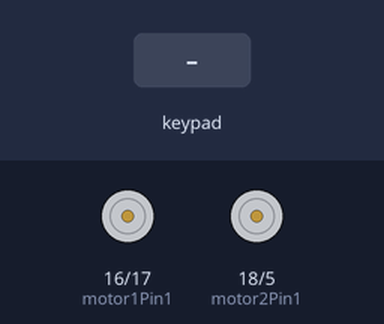
Recording of a sketch running on a simulated ESP32. On the bench: motor-driver pin pairs drawn as motors (green arrow = first pin HIGH = forward, orange = second pin HIGH = backward, longer = more drive, scaled by the enable pin). The inputs (shaded band) are chosen by the test bench. Nothing arrives over Bluetooth unless stated; what the sketch prints to the serial monitor is not drawn.

Above: at 1.2 s.
1.3 s: key 'U' pressed
At 1.53 s:
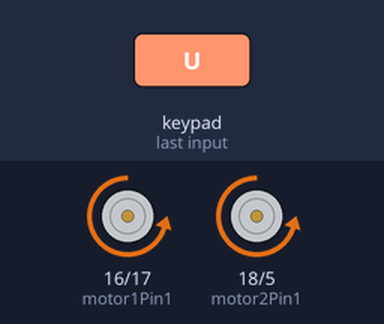
3.2 s: key 'D' pressed
At 3.43 s:
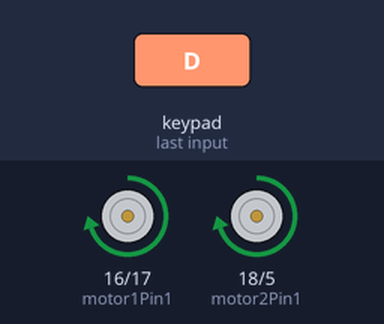
5.1 s: key 'L' pressed
At 5.34 s:
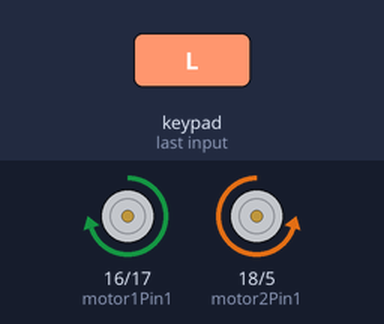
7.0 s: key 'R' pressed
At 7.24 s:
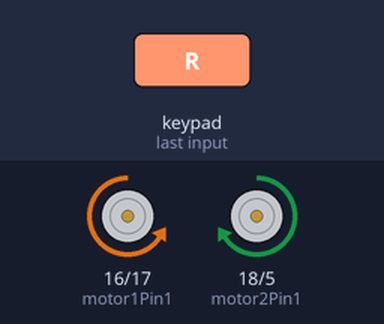
Timing chart, 0 to 9.9 s (numbered marks = the images above; inputs shaded):
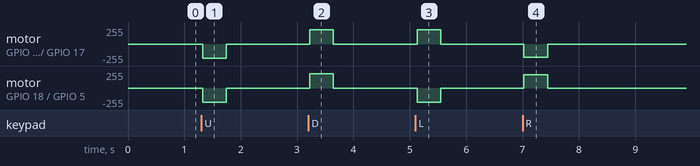

Measured:
- after the input at 1.3 s, motor on GPIO 16 (motor1Pin1) / GPIO 17 (motor1Pin2), motor on GPIO 18 (motor2Pin1) / GPIO 5 (motor2Pin2): stopped → backward 215/255 at once, → stopped 0.42 s later
- after the input at 3.2 s, motor on GPIO 16 (motor1Pin1) / GPIO 17 (motor1Pin2), motor on GPIO 18 (motor2Pin1) / GPIO 5 (motor2Pin2): stopped → forward 215/255 at once, → stopped 0.42 s later
- after the input at 5.1 s, motor on GPIO 16 (motor1Pin1) / GPIO 17 (motor1Pin2): stopped → forward 215/255 at once, → stopped 0.42 s later; motor on GPIO 18 (motor2Pin1) / GPIO 5 (motor2Pin2): stopped → backward 215/255 at once, → stopped 0.42 s later
- after the input at 7.0 s, motor on GPIO 16 (motor1Pin1) / GPIO 17 (motor1Pin2): stopped → backward 198/255 at once, → stopped 0.43 s later; motor on GPIO 18 (motor2Pin1) / GPIO 5 (motor2Pin2): stopped → forward 198/255 at once, → stopped 0.43 s later

The sketch:

direcciones.ino
```cpp
/*********
  Rui Santos
  Complete project details at https://RandomNerdTutorials.com/esp32-dc-motor-l298n-motor-driver-control-speed-direction/
*********/
#include <PS4Controller.h>

// Motor A
int motor1Pin1 = 16;
int motor1Pin2 = 17;
int enable1Pin = 4;
//Motor B
int motor2Pin1 = 18;
int motor2Pin2 = 5;
int enable2Pin = 19;


// Setting PWM properties
const int freq = 30000;
const int pwmChannel1 = 0;
const int pwmChannel2 = 0;
const int resolution = 8;
int dutyCycle = 255;
float factor1=1.0;
float factor2=0.85;

void setup() {
  //conectar con el control
  PS4.begin("80:7D:3A:F1:42:88");

  // sets the pins as outputs:
  pinMode(motor1Pin1, OUTPUT);
  pinMode(motor1Pin2, OUTPUT);
  pinMode(enable1Pin, OUTPUT);

  pinMode(motor2Pin1, OUTPUT);
  pinMode(motor2Pin2, OUTPUT);
  pinMode(enable2Pin, OUTPUT);

  // configure LED PWM functionalitites
  ledcSetup(pwmChannel1, freq, resolution);
  ledcSetup(pwmChannel2, freq, resolution);

  // attach the channel to the GPIO to be controlled
  ledcAttachPin(enable1Pin, pwmChannel1);
  ledcAttachPin(enable2Pin, pwmChannel2);

  Serial.begin(115200);

  // testing
  Serial.print("Fin del setup");
}

void loop() {
  if(PS4.isConnected()){
    Serial.println("control");
  // Move the DC motor forward at maximum speed
    if     (PS4.Up())     { forward(dutyCycle);  }
    else if(PS4.Down())   { backward(dutyCycle); }
    else if(PS4.Right())  { right(dutyCycle,dutyCycle-20);    }
    else if(PS4.Left())   { left(dutyCycle-20,dutyCycle);     }
    else                  { stop();     }
  }
  delay(10);
}

// funciones de direcciones
void forward(int pwm){
  ledcWrite(pwmChannel1,int(pwm*factor1));
  ledcWrite(pwmChannel2,int(pwm*factor2));
  //digitalWrite(enable1Pin, HIGH);
  //digitalWrite(enable2Pin, HIGH);
  //Serial.println("Moving Forward");
  digitalWrite(motor1Pin1, LOW);
  digitalWrite(motor1Pin2, HIGH);

  digitalWrite(motor2Pin1, LOW);
  digitalWrite(motor2Pin2, HIGH);
}

void backward(int pwm){
  ledcWrite(pwmChannel1,int(pwm*factor1));
  ledcWrite(pwmChannel2,int(pwm*factor2));
  //digitalWrite(enable1Pin, HIGH);
  //digitalWrite(enable2Pin, HIGH);
  //Serial.println("Moving Forward");
  digitalWrite(motor1Pin1, HIGH);
  digitalWrite(motor1Pin2, LOW);

  digitalWrite(motor2Pin1, HIGH);
  digitalWrite(motor2Pin2, LOW);
}

void right(int pwm1, int pwm2){
  ledcWrite(pwmChannel1,int(pwm1*factor1));
  ledcWrite(pwmChannel2,int(pwm2*factor2));
  digitalWrite(motor2Pin1, HIGH);
  digitalWrite(motor2Pin2, LOW);
  //motor1 izquierdo
  //el motor 1 sigue hacia adelante
  digitalWrite(motor1Pin1, LOW);
  digitalWrite(motor1Pin2, HIGH);
}

void left(int pwm1, int pwm2){
  ledcWrite(pwmChannel1,int(pwm1*factor1));
  ledcWrite(pwmChannel1,int(pwm2*factor2));
  //el motor 2 sigue hacia adelante
  digitalWrite(motor2Pin1, LOW);
  digitalWrite(motor2Pin2, HIGH);

  digitalWrite(motor1Pin1, HIGH);
  digitalWrite(motor1Pin2, LOW);
}

void stop(){
  ledcWrite(pwmChannel1,0);
  ledcWrite(pwmChannel1,0);
  //digitalWrite(enable1Pin, LOW);
  //digitalWrite(enable2Pin, LOW);
}
  /*
  // Move DC motor forward with increasing speed
  digitalWrite(motor1Pin1, HIGH);
  digitalWrite(motor1Pin2, LOW);
  while (dutyCycle <= 255){
    ledcWrite(pwmChannel, dutyCycle);
    Serial.print("Forward with duty cycle: ");
    Serial.println(dutyCycle);
    dutyCycle = dutyCycle + 5;
    delay(500);
  }
  dutyCycle = 200;*/
```
